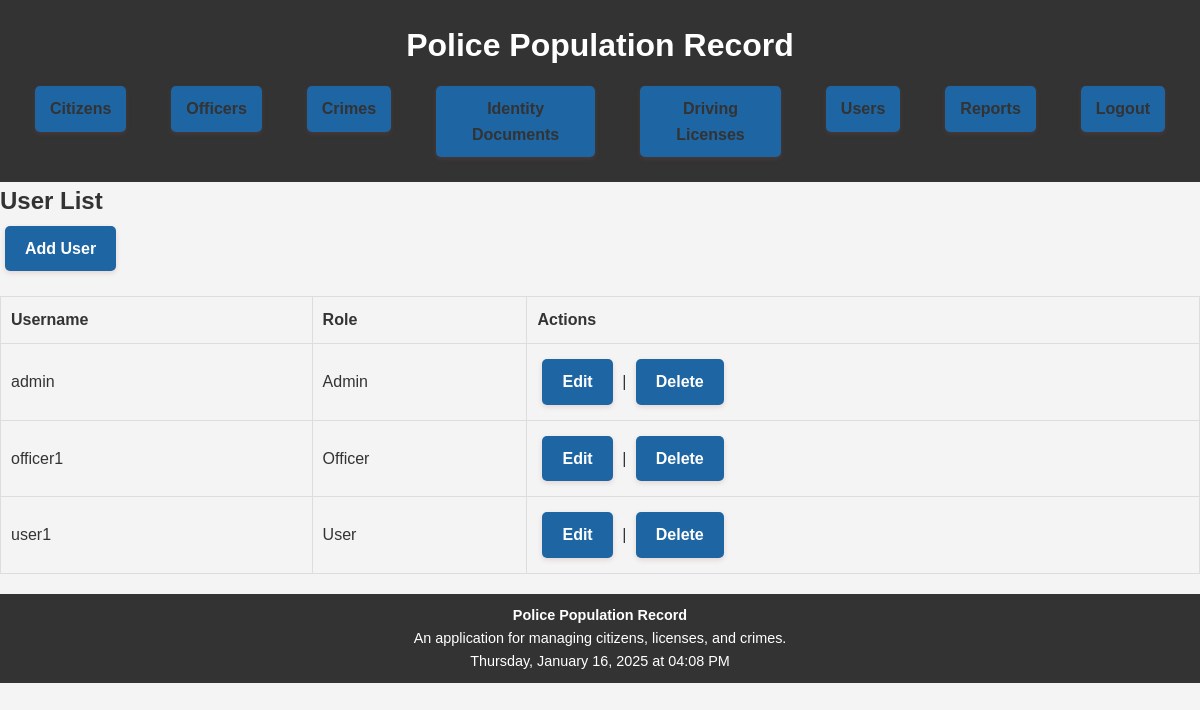
The page /pages/users.php (signed in) on the database its author committed.
### tables this page shows
CREATE TABLE `users` (
  `User_ID` int(11) NOT NULL,
  `Username` varchar(50) NOT NULL,
  `Password` varchar(255) NOT NULL,
  `Created_At` timestamp NOT NULL DEFAULT current_timestamp(),
  `Officer_ID` int(11) DEFAULT NULL,
  `Citizen_ID` int(11) DEFAULT NULL,
  `Role` enum('Admin','Officer','User') DEFAULT 'User'
);

### pages/users.php (the view, shortened to what this page needs)
<?php
include '../config/database.php';
include '../includes/header.php';
$stmt = $conn->query("SELECT * FROM Users");
$users = $stmt->fetchAll(PDO::FETCH_ASSOC);
?>
<h2>User List</h2>
<a href="users_add.php">Add User</a>
<table border="1">
    <tr>
        <th>Username</th>
        <th>Role</th>
        <th>Actions</th>
    </tr>
    <?php foreach ($users as $user): ?>
        <tr>
            <td><?= htmlspecialchars($user['Username']); ?></td>
            <td><?= htmlspecialchars($user['Role']); ?></td>
            <td>
                <a href="users_edit.php?id=<?= $user['User_ID']; ?>">Edit</a> |
                <a href="users_delete.php?id=<?= $user['User_ID']; ?>" onclick="return confirm('Are you sure you want to delete this user?');">Delete</a>
            </td>
        </tr>
    <?php endforeach; ?>
</table>
<?php
include '../includes/footer.php';
?>

### assets/style.css (style rules this page uses)
* { margin: 0; padding: 0; box-sizing: border-box; }
body { font-family: Arial, sans-serif; line-height: 1.6; color: #333; background-color: #f4f4f4; }
a { display: inline-block; padding: 10px 20px; margin: 5px; font-size: 16px; font-weight: bold; color: #fff; background-color: #1e65a3; text-decoration: none; border-radius: 5px; box-shadow: 0 2px 5px rgba(167, 86, 86, 0.2); transition: background-color 0.3s ease, transform 0.3s ease; }
table { width: 100%; margin: 20px 0; border-collapse: collapse; }
table, th, td { border: 1px solid #ddd; }
th, td { padding: 10px; text-align: left; }
th { background-color: #f4f4f4; }

### rows shown on the page
users: Username "admin", Role "Admin"
users: Username "officer1", Role "Officer"
users: Username "user1", Role "User"
